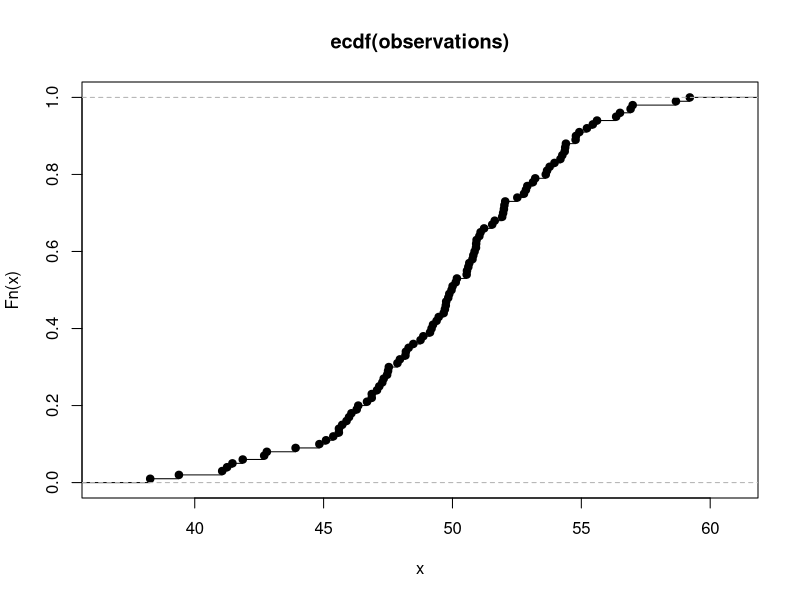

This chart was generated by the following R code:
## ---- chunk 1
knitr::opts_chunk$set(error=TRUE,        # Keep compiling upon error
                      collapse=TRUE,     # collapse by default
                      echo=TRUE,         # echo code by default
                      comment = "#>",    # change comment character
                      fig.width = 5,     # set figure width
                      out.width = "50%", # set width of displayed images
                      warning=TRUE,      # show R warnings
                      message=FALSE)     # show R messages
## ---- chunk 2
rep(seq(1,3),4)
## ---- chunk 3
qnorm(0.99, mean = 0, sd = 1)
## ---- chunk 4
observations <- rnorm(100, mean = 50, sd = 4)
Fn <- ecdf(observations)
plot(Fn)
## ---- chunk 5

## ---- chunk 6

